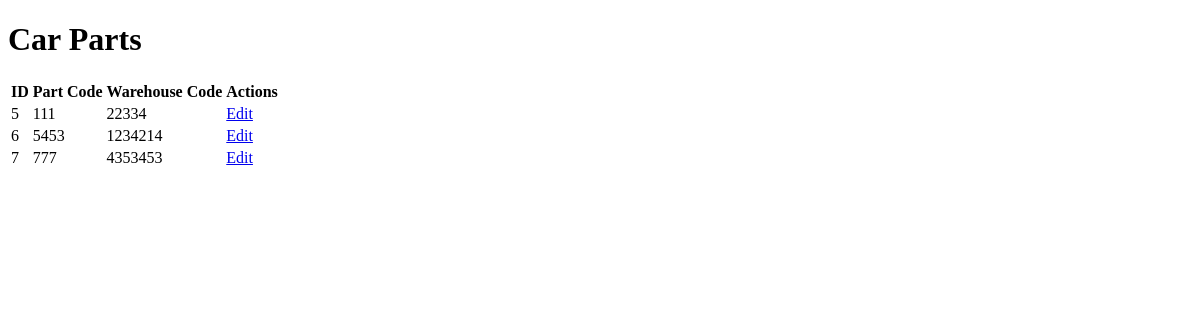
/, run on an earlier commit of the app's database.
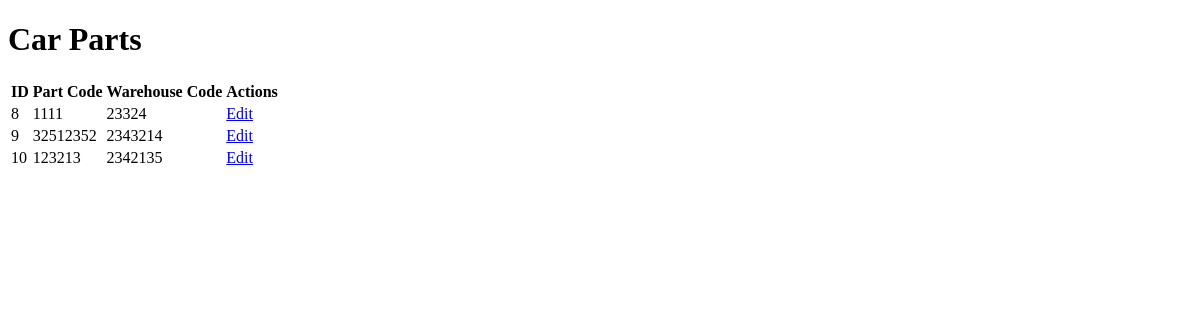
And on a later commit of the database.
### parts/models.py (models this page shows)
class CarPart(models.Model):
    part_code = models.CharField(max_length=100)
    warehouse_code = models.CharField(max_length=100)

### parts/views.py (the view)
# urls.py: path('', views.car_part_list, name='car_part_list'),
def car_part_list(request):
    parts = CarPart.objects.all()
    return render(request, 'parts/car_part_list.html', {'parts': parts})

### parts/templates/parts/car_part_list.html (shortened to what this page needs)
<!DOCTYPE html>
<html>
<head>
</head>
<body>
    <h1>Car Parts</h1>
    <table>
        <tr>
            <th>ID</th>
            <th>Part Code</th>
            <th>Warehouse Code</th>
            <th>Actions</th>
        </tr>
        {% for part in parts %}
        <tr>
            <td>{{ part.id }}</td>
            <td>{{ part.part_code }}</td>
            <td>{{ part.warehouse_code }}</td>
            <td><a href="{% url 'car_part_edit' part.id %}">Edit</a></td>
        </tr>
        {% endfor %}
    </table>
</body>
</html>

What changed in the data, as far as the page shows it:
removed CarPart: id "5", part_code "111", warehouse_code "22334"
removed CarPart: id "6", part_code "5453", warehouse_code "1234214"
removed CarPart: id "7", part_code "777", warehouse_code "4353453"
added CarPart: id "8", part_code "1111", warehouse_code "23324"
added CarPart: id "9", part_code "32512352", warehouse_code "2343214"
added CarPart: id "10", part_code "123213", warehouse_code "2342135"
